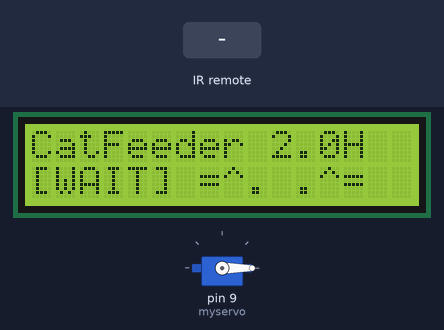
A sketch run on a simulated Arduino Uno, built with avr-gcc and run on an emulated ATmega328P. On the bench: servo, 16×2 character LCD. Inputs (shaded band) come from the test bench. What the sketch prints to the serial monitor is not drawn.

Above: at 2.6 s.
2.7 s: infrared code 0xFFC23D received
At 3.2 s:
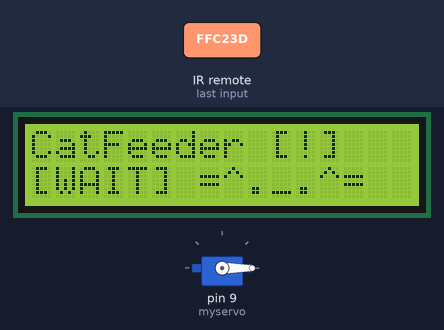
5.7 s: infrared code 0xFF906F received
At 5.88 s:
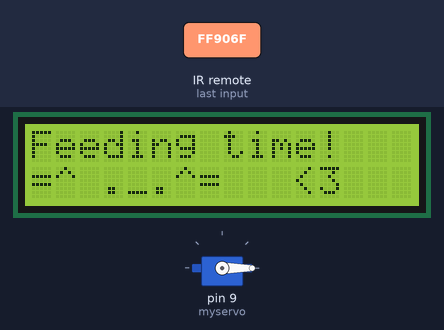
7.5 s: infrared code 0xFF629D received
At 8.2 s:
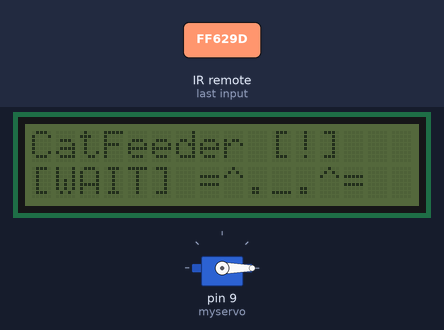
9.0 s: infrared code 0xFFC23D received
At 9.3 s:
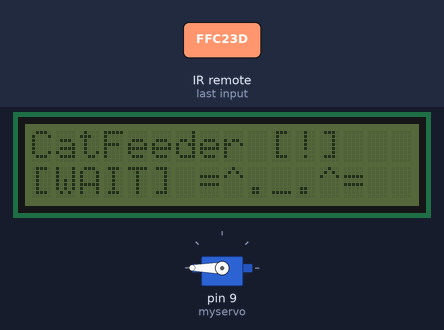
10.5 s: infrared code 0xFF629D received
At 11.5 s:
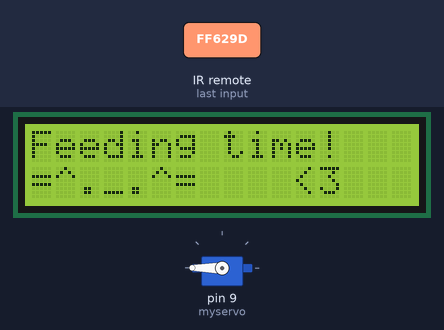
13.5 s: infrared code 0xFF629D received
At 13.9 s:
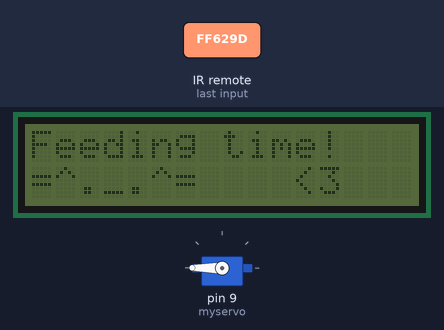
Timing chart, 0 to 20.5 s (numbered marks = the images above; inputs shaded):
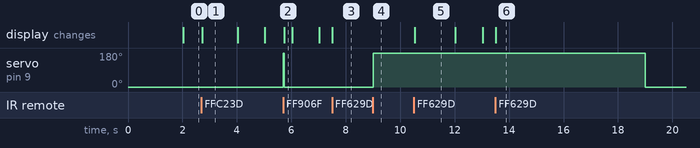

The sketch:

cat_feeder.ino
```cpp
#include <IRremote.h>
#include <Servo.h>
#include <LiquidCrystal_I2C.h>

#define HEX_HOLD 0XFFFFFFFF
#define HEX_VOL_MINUS 0xFFE01F
#define HEX_VOL_PLUS 0xFFA857
#define HEX_VOL_EQ 0xFF906F
#define HEX_VOL_PLAY 0xFFC23D
#define HEX_VOL_CH 0xFF629D

const unsigned long INTERVAL_FEEDING = 60 * 60 * 2;

LiquidCrystal_I2C lcd(0x27, 16, 2);
bool noDisplay;

const int RECV_PIN = 7;
IRrecv irrecv(RECV_PIN);
decode_results results;

Servo myservo;

bool isOpen;
bool paused;
unsigned long servoInterval;
unsigned long lastLCDTime, lastServoTime, lastIRTime, lastFeedTime, pauseStartTime;

int frame;

void setup() {
  Serial.begin(9600);
  irrecv.enableIRIn();
  irrecv.blink13(true);

  myservo.attach(9);
  myservo.write(0);

  lcd.init();
  lcd.backlight();
  lcd.clear();

  lastFeedTime = millis();
  refreshScreen();
}

void refreshScreen() {
  if (noDisplay)
    return;

  lcd.clear();
  lcd.setCursor(0, 0);

  if (!isOpen) {
    if (paused) {
      lcd.setCursor(0, 0);
      lcd.print("CatFeeder [!]");
    } else {
      unsigned long elapsedTime = millis() - lastFeedTime;
      Serial.println(elapsedTime / 1000);
      float remainingSeconds = (INTERVAL_FEEDING * 1000UL - elapsedTime) / 1000.0;

      char* unit;
      float displayValue;

      if (remainingSeconds >= 3600) {
        displayValue = remainingSeconds / 3600.0;
        unit = "H";
      } else if (remainingSeconds >= 60) {
        displayValue = remainingSeconds / 60.0;
        unit = "m";
      } else {
        displayValue = remainingSeconds;
        unit = "s";
      }

      lcd.setCursor(0, 0);
      lcd.print("CatFeeder ");
      if (unit == "s") {
        lcd.print((int)displayValue);
      } else {
        lcd.print(displayValue, 1);
      }
      lcd.print(unit);
      lcd.print("  ");
    }
  } else {
    lcd.print("Feeding time!");
  }

  lcd.setCursor(0, 1);
  if (!isOpen) {
    if (frame == 0)
      lcd.print("[WAIT] =^._.^=");
    else
      lcd.print("[WAIT] =^. .^=");
  } else {
    if (frame == 0)
      lcd.print("=^._.^=    <3");
    else
      lcd.print("=^ ._.^=   <3");
  }
}

void feed() {
  if (isOpen)
    return;

  lastFeedTime = millis();
  Serial.println("Feed time");
  isOpen = true;
  servoInterval = 10000UL;
  lastServoTime = millis();
  myservo.write(180);
  refreshScreen();
}

void loop() {
  unsigned long currentTime = millis();

  if (currentTime - lastLCDTime >= 1000UL) {
    refreshScreen();
    frame = frame == 0 ? 1 : 0;
    lastLCDTime = currentTime;
  }

  if (currentTime - lastIRTime >= 100UL) {
    ir_receive();
    lastIRTime = currentTime;
  }

  if (isOpen) {
    if (currentTime - lastServoTime >= servoInterval) {
      isOpen = false;
      myservo.write(0);
      lastFeedTime = currentTime;
      Serial.println("Feed end");
    }
  } else {
    if (currentTime - lastFeedTime >= INTERVAL_FEEDING * 1000UL) {
      if (!paused) {
        Serial.println("Auto feed");
        feed();
      }
    }
  }
}

void ir_receive() {
  if (irrecv.decode(&results)) {
    if (results.decode_type == NEC) {
      int res = results.value;
      Serial.print("IR: ");
      Serial.println(results.value, HEX);

      switch (res) {
        case HEX_VOL_EQ:  //Manual feed
          Serial.println("Manual feed");
          feed();
          break;

        case HEX_VOL_PLAY:  // Toggle pause
          paused = !paused;
          if (paused) {
            pauseStartTime = millis();
          } else {
            lastFeedTime += (millis() - pauseStartTime);
          }
          refreshScreen();
          break;

        case HEX_VOL_CH:  // Toggle display
          noDisplay = !noDisplay;
          if (noDisplay)
            lcd.noBacklight();
          else
            lcd.backlight();
          refreshScreen();
          break;

        default:
          break;
      }
    }
    irrecv.resume();
  }
}
```

Measured:
- after the input at 2.7 s, the display: changes at once (image 1)
- after the input at 5.7 s, servo on pin 9 (myservo): 0° → 180° at once, → 0° 0.03 s later; the display: changes at once (image 2)
- after the input at 7.5 s, the display: changes at once (image 3)
- after the input at 9.0 s, servo on pin 9 (myservo): 0° → 180° at once
- after the input at 10.5 s, the display: changes at once (image 5)
- after the input at 13.5 s, the display: changes at once (image 6)
- what the display in image 5 shows lasts 1.5 s, from 10.5 s to 12.0 s
